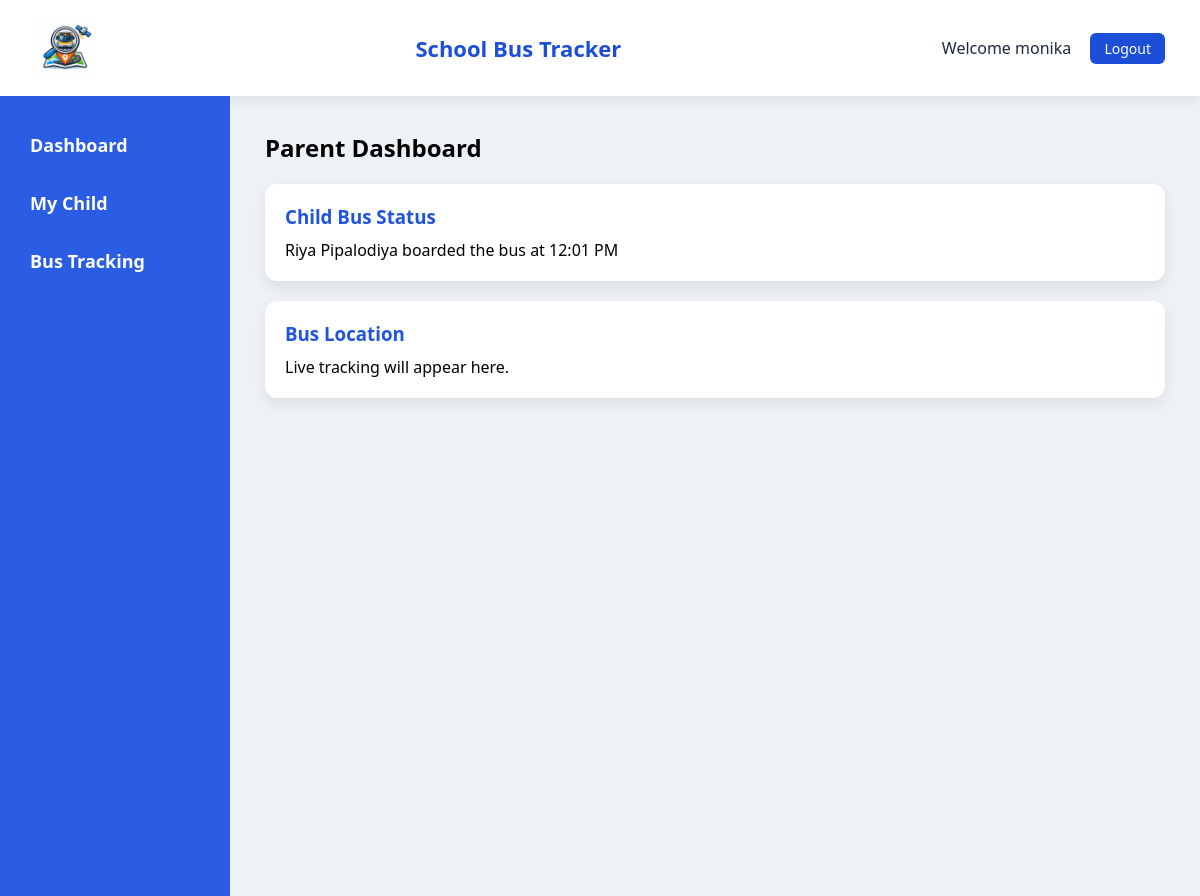
Before: /parents/dashboard/ (signed in) with the older database file.
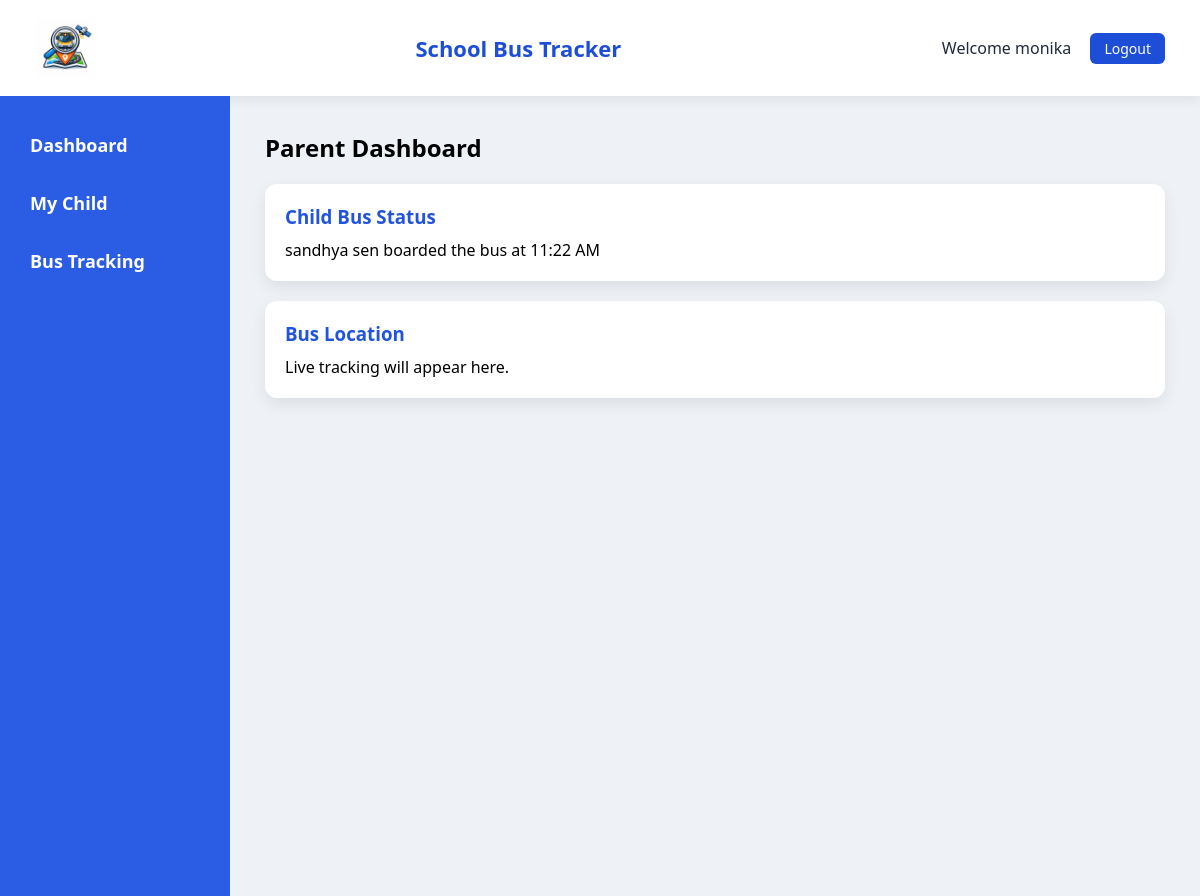
After: the same page with the newer database file.
### attendence/models.py (models this page shows, shortened)
class Attendance(models.Model):
    student = models.ForeignKey(Student, on_delete=models.CASCADE)
    conductor = models.ForeignKey(UserModel, on_delete=models.CASCADE)
    school = models.ForeignKey(School, on_delete=models.CASCADE)
    date = models.DateField(auto_now_add=True)
    boarded_at = models.DateTimeField(auto_now_add=True)
    status = models.BooleanField(default=False)
    class Meta:
        unique_together = ["student", "date"]

### students/models.py (models this page shows, shortened)
class Student(models.Model):
    name = models.CharField(max_length=100)
    age = models.IntegerField()
    school_class = models.ForeignKey(
    SchoolClass,
    on_delete=models.CASCADE
    )
    parent = models.ForeignKey(
        UserModel,
        on_delete=models.CASCADE,
        limit_choices_to={"role":"parent"},
        related_name="children"
    )
    bus = models.ForeignKey(
        Bus,
        on_delete=models.SET_NULL,
        null=True,
        blank=True
    )
    school=models.ForeignKey(School,on_delete=models.CASCADE)
    route = models.ForeignKey(
        Route,
        on_delete=models.SET_NULL,
        null=True,
        blank=True
    )
    emergency_contact = models.CharField(max_length=10)

### students/views.py (the view)
# urls.py: path("dashboard/", parent_dashboard, name="parent_dashboard"),
@login_required
def parent_dashboard(request):
    students = Student.objects.filter(parent=request.user)
    attendance = Attendance.objects.filter(
        student__in=students
    ).order_by("-boarded_at").first()
    context = {
        "attendance": attendance
    }
    return render(request, "students/parent_dashboard.html", context)

### templates/students/parent_dashboard.html
{% extends "base/dashboard_base.html" %}
{% block content %}
<h2>Parent Dashboard</h2>
<div class="card">
    <h3>Child Bus Status</h3>
    {% if attendance %}
        <p>
        {{ attendance.student.name }} boarded the bus at
        {{ attendance.boarded_at|time:"H:i A" }}
        </p>
    {% else %}
        <p>No attendance marked yet.</p>
    {% endif %}
</div>
<div class="card">
    <h3>Bus Location</h3>
    <p>Live tracking will appear here.</p>
</div>
{% endblock %}

Changed rows visible on the page:
no longer on this page (row unchanged): Attendance: student.name "Riya Pipalodiya", boarded_at "12:01 PM"
added Attendance: student.name "sandhya sen", boarded_at "11:22 AM"
